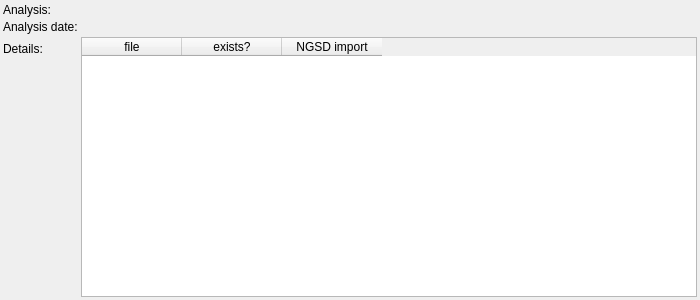
<?xml version="1.0" encoding="UTF-8"?>
<ui version="4.0">
 <class>AnalysisInformationWidget</class>
 <widget class="QWidget" name="AnalysisInformationWidget">
  <property name="geometry">
   <rect>
    <x>0</x>
    <y>0</y>
    <width>700</width>
    <height>300</height>
   </rect>
  </property>
  <property name="minimumSize">
   <size>
    <width>700</width>
    <height>300</height>
   </size>
  </property>
  <property name="windowTitle">
   <string>Form</string>
  </property>
  <layout class="QFormLayout" name="formLayout">
   <property name="horizontalSpacing">
    <number>3</number>
   </property>
   <property name="verticalSpacing">
    <number>3</number>
   </property>
   <property name="leftMargin">
    <number>3</number>
   </property>
   <property name="topMargin">
    <number>3</number>
   </property>
   <property name="rightMargin">
    <number>3</number>
   </property>
   <property name="bottomMargin">
    <number>3</number>
   </property>
   <item row="0" column="0">
    <widget class="QLabel" name="label">
     <property name="text">
      <string>Analysis:</string>
     </property>
    </widget>
   </item>
   <item row="0" column="1">
    <widget class="QLabel" name="analysis">
     <property name="text">
      <string/>
     </property>
    </widget>
   </item>
   <item row="1" column="0">
    <widget class="QLabel" name="label_2">
     <property name="text">
      <string>Analysis date:</string>
     </property>
    </widget>
   </item>
   <item row="1" column="1">
    <widget class="QLabel" name="analysis_date">
     <property name="text">
      <string/>
     </property>
    </widget>
   </item>
   <item row="2" column="0">
    <widget class="QLabel" name="label_3">
     <property name="text">
      <string>Details:</string>
     </property>
    </widget>
   </item>
   <item row="2" column="1">
    <widget class="QTableWidget" name="table">
     <attribute name="verticalHeaderVisible">
      <bool>false</bool>
     </attribute>
     <column>
      <property name="text">
       <string>file</string>
      </property>
     </column>
     <column>
      <property name="text">
       <string>exists?</string>
      </property>
     </column>
     <column>
      <property name="text">
       <string>NGSD import</string>
      </property>
     </column>
    </widget>
   </item>
  </layout>
 </widget>
 <resources/>
 <connections/>
</ui>
